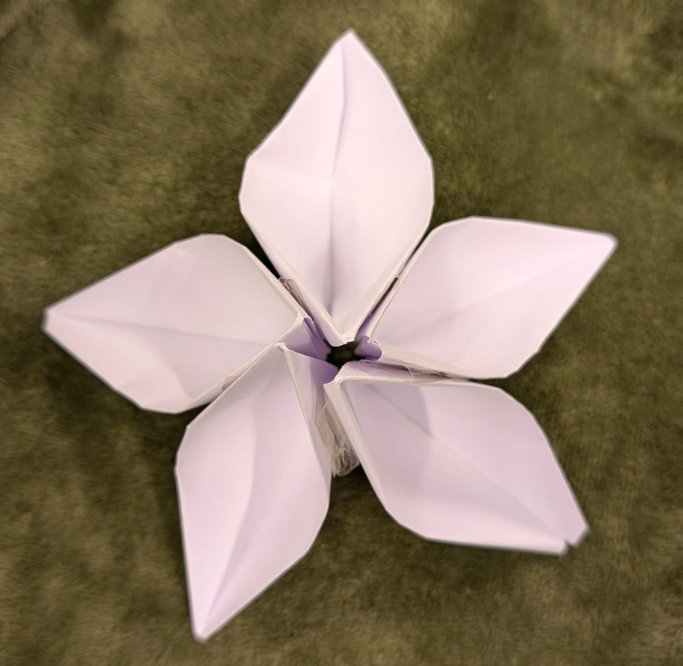
#> input picture petalDetection.jpeg, 2048 x 1997 px (shown at 1/3 size)
$ python image-processing.py
#> lines starting #> are read from the running program, lines starting #| are printed output that depends on the picture; after the words box and inside, x2 and y2 are one past the last pixel; in counts of white or black regions, pixels touching at a corner belong together
print('Importing packages...')
import numpy as np
import cv2
from scipy.signal import find_peaks

def show_image(window_name, image, max_width=600):
    height, width = image.shape[:2]

    scale = min(max_width / width, 1.0)

    new_width = int(width * scale)
    new_height = int(height * scale)

    resized = cv2.resize(
        image,
        (new_width, new_height),
        interpolation=cv2.INTER_AREA
    )

    cv2.imshow(window_name, resized)

def detect_origami_petals(image_path):
    # 1. Load the image
    image = cv2.imread(image_path)
    if image is None:
        print("Error: Could not load image.")
        return

    # 2. Convert to grayscale and apply Gaussian blur to smooth out minor paper textures
    gray = cv2.cvtColor(image, cv2.COLOR_BGR2GRAY)
    # Improve local contrast
    clahe = cv2.createCLAHE(
        clipLimit=2.0,
        tileGridSize=(8, 8)
    )
    enhanced = clahe.apply(gray)

    # Smooth the image without removing too much detail
    blurred = cv2.GaussianBlur(enhanced, (5, 5), 0)

    # 3. Perform Canny edge detection
    edges = cv2.Canny(blurred, 75, 200)

    # 4. Find contours from the edge-detected image
    contours, _ = cv2.findContours(edges,cv2.RETR_LIST,cv2.CHAIN_APPROX_SIMPLE)

    # 5. Filter contours to isolate petals
    petal_overlay = image.copy()
    petal_count = 0
    petals = []

    for contour in contours:
        # Calculate area to filter out tiny specks or the entire flower border
        area = cv2.contourArea(contour)

        # Adjust these area bounds based on your image resolution and flower size
        if 100 < area < 10000:
            # Approximate the contour shape to smooth out jagged edges
            peri = cv2.arcLength(contour, True)
            approx = cv2.approxPolyDP(contour, 0.02 * peri, True)

            #separating petals in their own images
            x, y, w, h = cv2.boundingRect(approx)

            # Keep crop coordinates inside the image
            height, width = image.shape[:2]

            x1 = max(0, x - 10)
            y1 = max(0, y - 10)
            x2 = min(width, x + w + 10)
            y2 = min(height, y + h + 10)

            petal_crop = image[y1:y2, x1:x2]

            petals.append(petal_crop)

            # Draw the detected petal contour in green
            cv2.drawContours(petal_overlay, [approx], -1, (0, 255, 0), 2)
            petal_count += 1

    print(f"Detected approximately {petal_count} petal-like regions.")

    # 6. Display the results
    #show_image('Original Image', image)
    show_image('Canny Edges', edges)
    show_image('Detected Petals', petal_overlay)
    # [6 lines of commented-out code are left out]

    cv2.waitKey(0)
    cv2.destroyAllWindows()


def detect_flower_mask(image_path):
#> called with image_path = 'petalDetection.jpeg'
    image = cv2.imread(image_path)
#> image is the input picture: shape (1997, 2048, 3); mean B, G, R 99, 121.2, 136.5

    if image is None:
        print("Could not load image")
        return

    # Convert to HSV colour space
    hsv = cv2.cvtColor(image, cv2.COLOR_BGR2HSV)
#> hsv: shape (1997, 2048, 3); mean H, S, V 59.3, 99.5, 136.5

    # White/pale petals have low saturation and relatively high brightness
    lower = np.array([0, 0, 100])
    upper = np.array([179, 110, 255])

    mask = cv2.inRange(hsv, lower, upper)
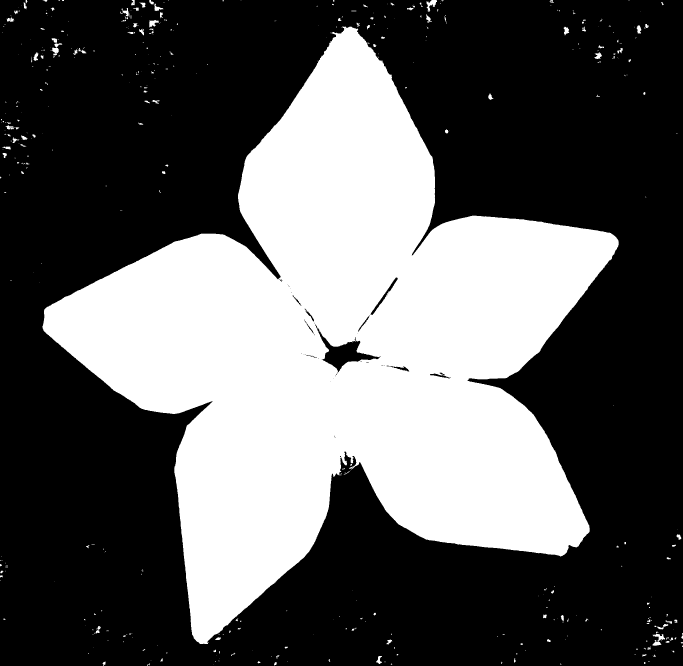
#> mask: shape (1997, 2048) (shown at 1/3 size); 36.5% white; 482 white regions (331 under 20 px), largest, box (x1, y1, x2, y2) and area: (127, 80, 1856, 1932) 1478183, (1957, 1902, 1995, 1937) 604, (1279, 0, 1311, 35) 507

    # Remove small noise
    kernel = np.ones((5, 5), np.uint8)

    mask = cv2.morphologyEx(
        mask,
        cv2.MORPH_OPEN,
        kernel
    )
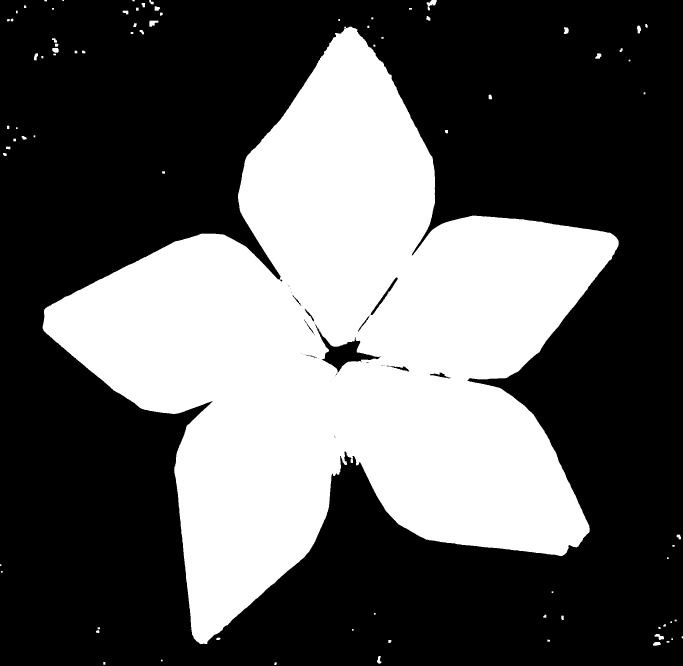
#> mask: shape (1997, 2048) (shown at 1/3 size); 36.3% white; 82 white regions (2 under 20 px), largest, box (x1, y1, x2, y2) and area: (128, 80, 1856, 1932) 1477596, (1280, 0, 1310, 18) 360, (448, 62, 475, 80) 327

    # Fill small gaps
    mask = cv2.morphologyEx(
        mask,
        cv2.MORPH_CLOSE,
        kernel
    )
#> mask: shape (1997, 2048); 36.3% white; 75 white regions (2 under 20 px)

    # Find connected regions
    contours, _ = cv2.findContours(
        mask,
        cv2.RETR_EXTERNAL,
        cv2.CHAIN_APPROX_SIMPLE
    )
#> contours = 75 contours, 14 with area under 20; largest, box (x1, y1, x2, y2) and area: (128, 80, 1856, 1932) 1484346, (156, 115, 176, 166) 474, (1280, 0, 1310, 31) 394, (448, 62, 475, 80) 287, (1964, 1902, 1992, 1920) 232

    if not contours:
        print("No flower detected")
        return

    # Assume the flower is the largest connected region
    largest = max(contours, key=cv2.contourArea)
#> largest = contour of 3384 points, box (x1, y1, x2, y2) (128, 80, 1856, 1932), area 1484346

    flower_mask = np.zeros(mask.shape, dtype=np.uint8)
    cv2.drawContours(flower_mask, [largest], -1, 255, -1)
#> flower_mask: shape (1997, 2048); 36.4% white; 1 white region, box (x1, y1, x2, y2) and area: (128, 80, 1856, 1932) 1487846

    show_image("Flower Mask", flower_mask, 500)

    cv2.waitKey(0)
    cv2.destroyAllWindows()

    return flower_mask


detect_flower_mask("petalDetection.jpeg")

detect_origami_petals('petalDetection.jpeg')
#> in detect_origami_petals, `enhanced = clahe.apply(gray)`:
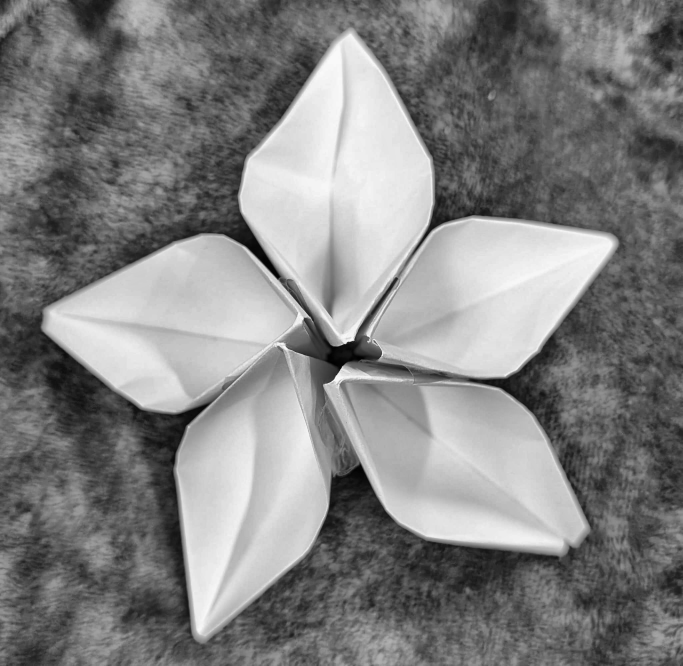
#> enhanced: shape (1997, 2048) (shown at 1/3 size); min 0, max 252, mean 129.7
#> in detect_origami_petals, `edges = cv2.Canny(blurred, 75, 200)`:
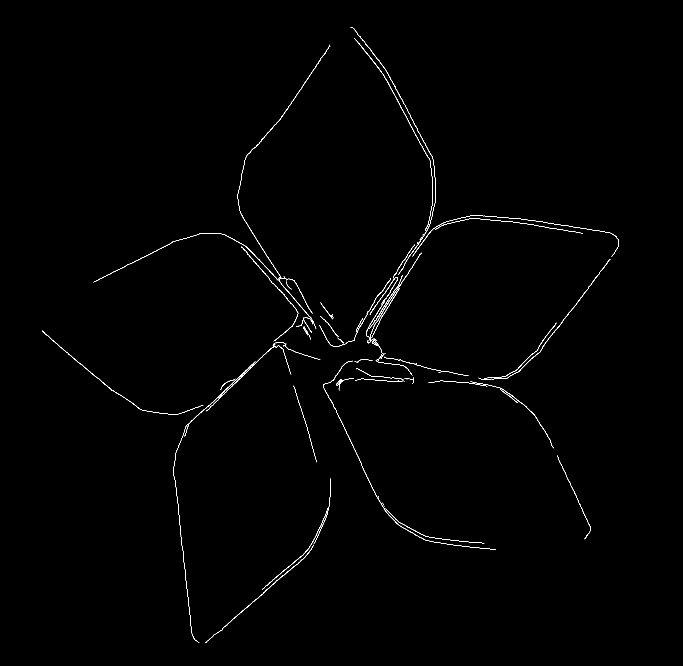
#> edges: shape (1997, 2048) (shown at 1/3 size); 0.43% white in thin lines or dots, all inside (x1, y1, x2, y2) = (126, 81, 1857, 1929)
#> in detect_origami_petals, `contours, _ = cv2.findContours(edges,cv2.RETR_LIST,cv2.CHAIN_APPROX_SI..`: contours = 72 contours, 34 with area under 20; largest, box (x1, y1, x2, y2) and area: (712, 134, 991, 839) 339, (969, 1082, 1488, 1649) 290, (1435, 777, 1831, 1139) 246, (616, 1634, 942, 1929) 245, (281, 699, 835, 848) 226
#> the loop in detect_origami_petals, `for contour in contours:` made 72 passes
#> (area, peri, approx, x, y, w, h, x1) on passes 1, 4, 23, 35, 37, 54, 55: (245, 926.4, [[941, 1634], [616, 1928]], 616, 1634, 326, 295, 606), (149, 680.1, [[983, 1524], [924, 1647], [786, 1769], [924, 1648]], 786, 1524, 198, 246, 776), (193.5, 1991.3, [[765, 1084], [526, 1362], [596, 1927], [526, 1362]], 526, 1084, 240, 844, 516), (223.5, 1204.4, [[126, 991], [423, 1229], [609, 1215], [426, 1230]], 126, 991, 484, 240, 116), (123, 608.3, [[1669, 968], [1550, 1109], [1452, 1134], [1551, 1109]], 1452, 968, 218, 167, 1442), (101.5, 421, [[839, 836], [948, 986], [837, 841], [852, 835]], 837, 835, 112, 152, 827), (105, 448.8, [[1191, 832], [1109, 942], [1190, 832], [1158, 892]], 1109, 832, 83, 111, 1099)
#> (area, peri, x, y, w, h, x1, y1) on passes 13, 24, 28, 67, 69, 70: (124.5, 713.8, 1411, 1145, 250, 200, 1401, 1135), (290, 1936.7, 969, 1090, 519, 559, 959, 1080), (178, 848.5, 619, 1039, 255, 195, 609, 1029), (225.5, 1358.5, 281, 699, 554, 149, 271, 689), (107, 1549.3, 1238, 645, 619, 125, 1228, 635), (339, 1775.7, 718, 134, 271, 705, 708, 124)
#> pass 1, in detect_origami_petals, `petal_crop = image[y1:y2, x1:x2]`:
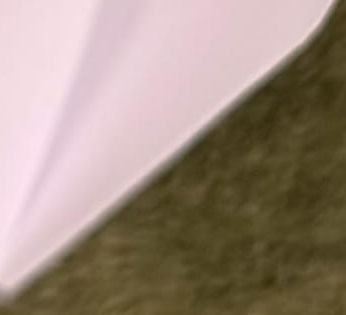
#> petal_crop: shape (315, 346, 3); mean B, G, R 125.6, 138.9, 156.9
#> after the loop in detect_origami_petals, `for contour in contours:`:
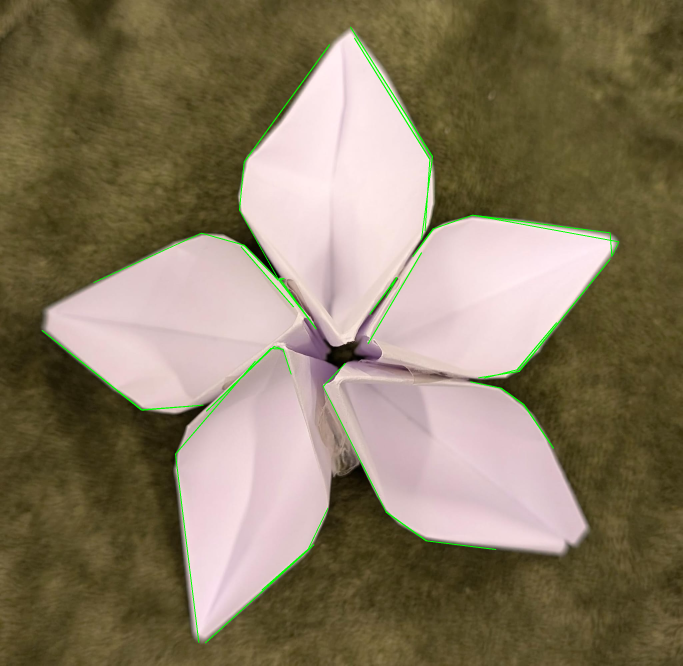
#> petal_overlay: shape (1997, 2048, 3) (shown at 1/3 size); mean B, G, R 97.8, 121.9, 135.1
#> after the loop in detect_origami_petals, `for contour in contours:`: petal_count = 18; petals = 18 items
#| Detected approximately 18 petal-like regions.
#> call 3 of show_image, with window_name = 'Detected Petals', max_width = 600
#> in show_image (call 3), `resized = cv2.resize( image, (new_width, new_height), interpolation=cv..`:
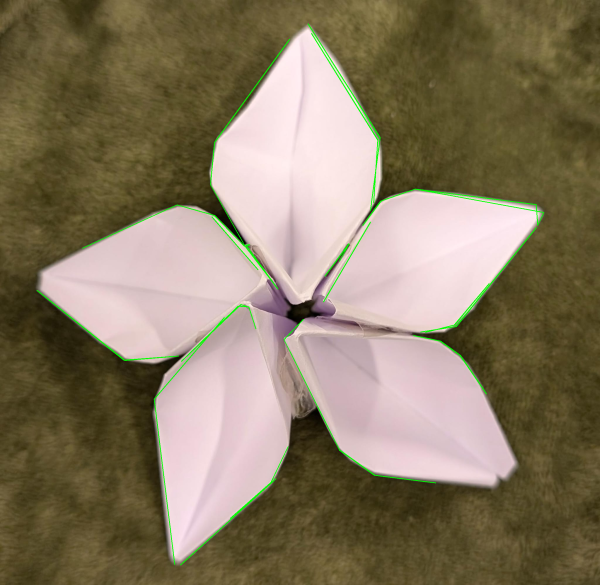
#> resized: shape (585, 600, 3); mean B, G, R 97.8, 121.9, 135.1
